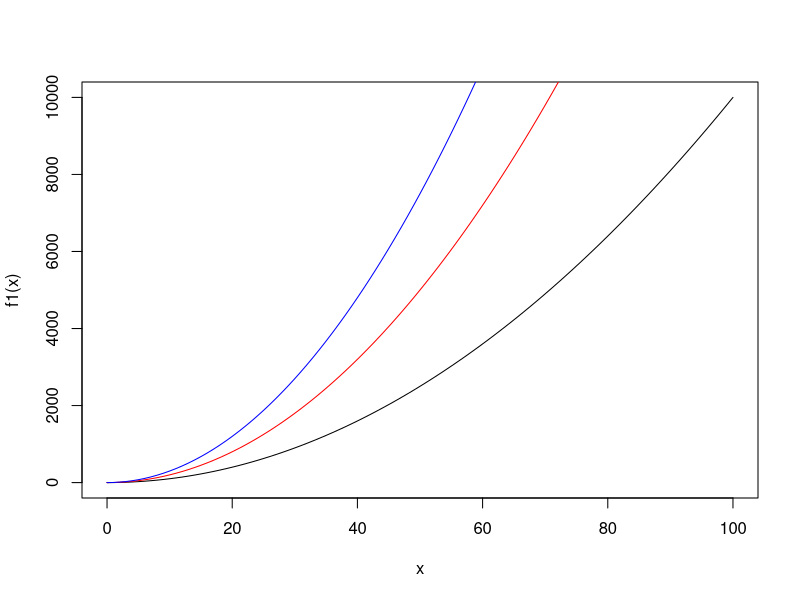

Here is the R script that generated this plot:
f1<-function(x) 1*x^2
f2<-function(x) 2*x^2
f3<-function(x) 3*x^2

curve(f1, 0, 100)
curve(f2, 0, 100, col="red", add=TRUE)
curve(f3, 0, 100, col="blue", add=TRUE)